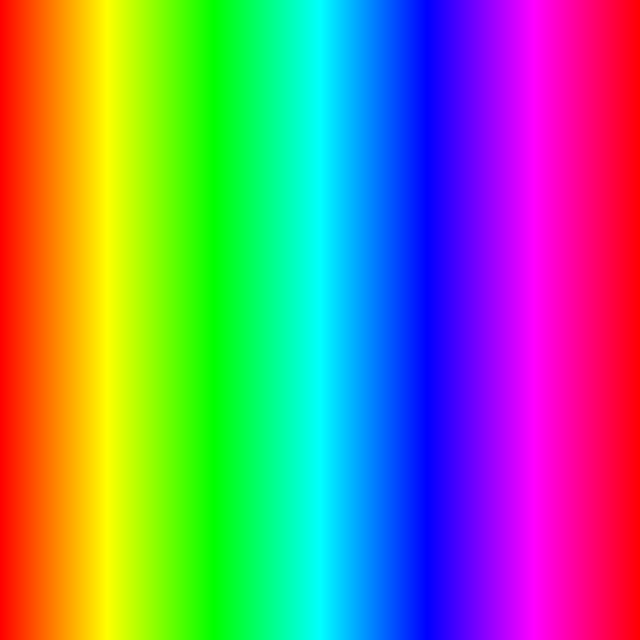
Frame 1 (no input)
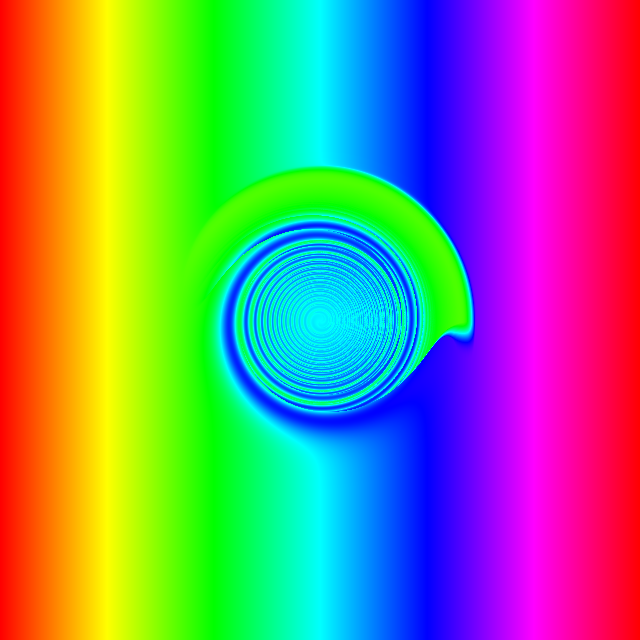
Frame 60 (the mouse pressed at the canvas centre just before this capture)
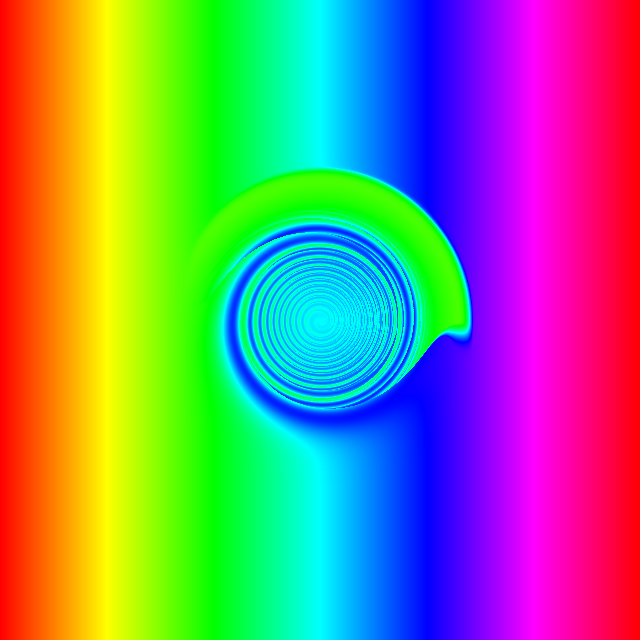
Frame 120 (the mouse held since frame 60 and released just before this capture)

The Processing sketch that drew these frames (run headless with seeded random() and noise(); from frame 60 on, the mouse is pressed at the canvas centre):

// Processing sketch: SwirlEffect
// ── SwirlEffect.pde
float a;
float b;

void setup() {
  size(640, 640);
  colorMode(HSB);
}

void draw() {
  a = sin((frameCount-1)/160.0*PI)*TWO_PI*15;
  b = 50;

  loadPixels();
  for (int x = 0; x < width; x++) {
    for (int y = 0; y < height; y++) {
      pixels[x+y*width] = color(x/float(width)*255, 255, 255);
    }
  }
  updatePixels();

  loadPixels();
  color[] newPixels = pixels;
  for (int X = 0; X < width; X++) {
    int x = X-width/2;
    for (int Y = 0; Y < height; Y++) {
      int y = Y-height/2;

      float angle = a*exp(-(sq(x)+sq(y))/sq(b));
      float u = cos(angle)*x+sin(angle)*y+width/2;
      float v = -sin(angle)*x+cos(angle)*y+height/2;

      color firstColor = lerpColor(pixels[constrain(floor(u)+floor(v)*width, 0, pixels.length-1)], pixels[constrain(ceil(u)+floor(v)*width, 0, pixels.length-1)], u%1);
      color secondColor = lerpColor(pixels[constrain(floor(u)+ceil(v)*width, 0, pixels.length-1)], pixels[constrain(ceil(u)+ceil(v)*width, 0, pixels.length-1)], u%1);
      color finalColor = lerpColor(firstColor, secondColor, v%1);

      newPixels[X+Y*width] = finalColor;
    }
  }

  pixels = newPixels;
  updatePixels();
}
